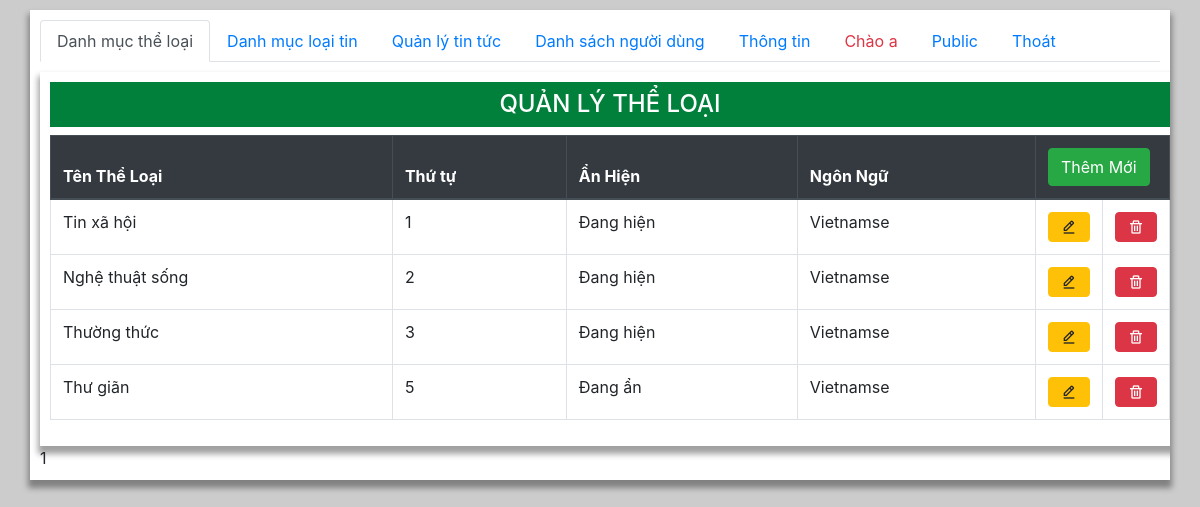
Screenshot of /.history/admin/index_20220628212831.php (signed in) with the database file from the repository.
### tables this page shows
CREATE TABLE `theloai` (
  `idTL` int(11) NOT NULL,
  `lang` char(2) DEFAULT 'vi',
  `TenTL` varchar(255) NOT NULL DEFAULT '',
  `ThuTu` int(11) DEFAULT 0,
  `AnHien` tinyint(1) DEFAULT 1
);

### functions.php (called while the page is built, shortened)
<?php
  function executeResult($sql)  {
    $conn= new mysqli(DB_HOST,DB_USERNAME,DB_PASSWORD,DB_NAME);
    mysqli_set_charset($conn, "utf8");
    $result=mysqli_query($conn,$sql);
    $data=[];
    if($result!=null){
        while ($row=mysqli_fetch_assoc($result)) {
            $data[]=$row;
        }
    }
    return $data;
  }
?>

### admin/theloai.php (the view, shortened to what this page needs)
<?php
require_once "../functions.php";
$sql="SELECT * FROM theloai ORDER BY ThuTu";
$result=executeResult($sql);
?>
<div class="container">
    <h2 class="py-2 text-center h4 ">QUẢN LÝ THỂ LOẠI</h2>
    <table class="table table-hover table-bordered">
    <thead  class="thead-dark" >
        <tr>
            <th>Tên Thể Loại</th>
            <th>Thứ tự </th>
            <th>Ẩn Hiện</th>
            <th>Ngôn Ngữ</th>
            <th colspan="2">
            <a class="btn btn-success" href="./theloai_them_sua.php">Thêm Mới</a>
            </th>
        </tr>
    </thead>
    <tbody>
        <?php
            foreach ($result as $item) {
                if($item['lang']=='vi') $lang='Vietnamse'; else $lang='English';
                $anHien= $item['AnHien']?"Đang hiện":'Đang ẩn';
                echo "<tr>
                        <td>$item[TenTL]</td>
                        <td>$item[ThuTu]</td>
                        <td>$anHien</td>
                        <td>$lang</td>
                        <td style=\"width:60px\"><a href=\"./theloai_them_sua.php?idTL=$item[idTL]\"><button class=\"btn btn-warning\"><i class='bx bx-edit-alt'></i></button></a></td>
                        <td style=\"width:60px\"><button class=\"btn btn-danger\" onclick=\"deleteTL($item[idTL])\"><i class='bx bx-trash'></i></button></td>
                    </tr>";
            }
        ?>
    </tbody>
</table>
</div>

### admin/main.css (style rules this page uses)
body { width: 100%; min-height:100vh; background: #ccc; }
.container { margin: auto; margin-top: 10px; width: 1200px; padding: 10px; overflow: hidden; background: #fff; box-shadow: 0 6px 6px 2px rgba(0, 0, 0, 0.372) ; }
.container h2 { background: rgb(0, 128, 58); color: #fff; }
button { border: 1px double #333; border-radius: 3px; outline: none; }

### rows the page displays
theloai: TenTL "Tin xã hội", ThuTu "1", AnHien "Đang hiện", lang "Vietnamse"
theloai: TenTL "Nghệ thuật sống", ThuTu "2", AnHien "Đang hiện", lang "Vietnamse"
theloai: TenTL "Thường thức", ThuTu "3", AnHien "Đang hiện", lang "Vietnamse"
theloai: TenTL "Thư giãn", ThuTu "5", AnHien "Đang ẩn", lang "Vietnamse"

### other values shown
$_SESSION['un'] "a"
require_once "$page.php" "1"
